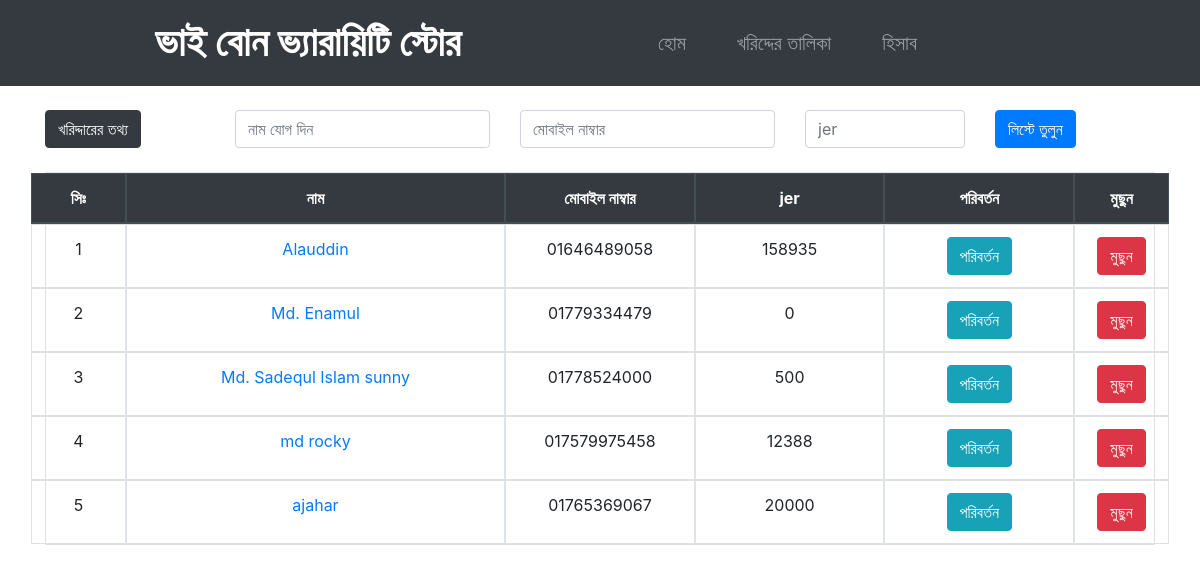
The app's page /home/c_list with its own data.
### variety_store/models.py (models this page shows, shortened)
class CreateList(models.Model):
	name = models.CharField(max_length=50)
	mobile = models.CharField(max_length=15)
	jer = models.IntegerField(default=0)

### variety_store/views.py (the view)
# urls.py: path('c_list', views.c_list, name='c_list'),
def c_list(request):
	if request.method == 'POST':
		form = Listform(request.POST or None)
		if form.is_valid():
			form.save()
		return redirect('c_list')
	else:
		all_info = CreateList.objects.all
		return render(request, 'customer_list.html', {'info':all_info})

### variety_store/templates/customer_list.html (shortened to what this page needs)
{% extends 'base.html' %}
{% load static %}
{% block content %}
<!doctype html>
<html lang="en">
  <head>
    <link rel="stylesheet" href="https://stackpath.bootstrapcdn.com/bootstrap/4.3.1/css/bootstrap.min.css">
    <link rel="stylesheet" type="text/css" href="{% static 'CSS/style.css' %}">
  </head>
  <body>
  <br>
	<div>
		<form method="POST">
			<div class="container">
			  <div class="row">
			    <div class="col-2"><button type="text" class="btn btn-dark">খরিদ্দারের তথ্য</button></div>
			    <div class="col-3"><input type="text" class="form-control" name="name" placeholder="নাম যোগ দিন"></div>
			    <div class="col-3"><input type="text" class="form-control" name="mobile" placeholder="মোবাইল নাম্বার"></div>
			    <div class="col-2"><input type="text" class="form-control" name="jer" placeholder="jer"></div>
			    <div class="col-2"><button type="submit" class="btn btn-primary">লিস্টে তুলুন</button></div>
			  </div>
		</form><br>
	</div>
	<div class="container">
		<table class="table text-center table-bordered">
		  <thead class="thead-dark">
		  	<tr class="row">
		      <th class="col-1">সিঃ</th>
		      <th class="col-4">নাম</th>
		      <th class="col-2">মোবাইল নাম্বার</th>
		      <th class="col-2">jer</th>
		      <th class="col-2">পরিবর্তন</th>
		      <th class="col-1">মুছুন</th>
		    </tr>
		  </thead>
		  <tbody>
		  	{% for obj in info %}
			    <tr class="row">
			      <td class="col-1">{{ forloop.counter }}</th>
			      <td class="col-4"><a href="{% url 'name_render' obj.id %}">{{ obj.name }}</a></td>
			      <td class="col-2">{{ obj.mobile }}</td>
			      <td class="col-2">{{ obj.jer }}</td>
			      <td class="col-2"><a href="{% url 'name_edit' obj.id %}"><button type="submit" class="btn btn-info">পরিবর্তন</button></a></td>
			      <td class="col-1"><a href="{% url 'name_delete' obj.id %}"><button type="submit" class="btn btn-danger">মুছুন</button></a></td>
			    </tr>
		    {% endfor %}
		  </tbody>
		</table>
	</div>
  </body>
</html>
{% endblock content %}

### templates/base.html (shortened to what this page needs)
{% load static %}
<!doctype html>
<html lang="en">
  <head>
    <link rel="stylesheet" href="https://stackpath.bootstrapcdn.com/bootstrap/4.3.1/css/bootstrap.min.css">
    <link rel="stylesheet" type="text/css" href="{% static 'CSS/style.css' %}">
    <nav class="navbar navbar-expand-lg navbar-dark bg-dark">
    	<div class="col-12 col-sm-6 col-md-6 text-center">
    		<header>
	    		<h1><strong> ভাই বোন ভ্যারায়িটি স্টোর</strong></h1>
	  		</header>
    	</div>
      <div class="collapse navbar-collapse col-6 col-md-6" id="navbarNav">
        <ul class="navbar-nav">
          <li class="nav-item">
            <a class="nav-link" href="{% url 'store'%}">হোম<span class="sr-only">(current)</span></a>
          </li>
          <li class="nav-item">
            <a class="nav-link" href="{% url 'c_list' %}">খরিদ্দের তালিকা</a>
          </li>
          <li class="nav-item">
            <a class="nav-link" href="{% url 'p_details' %}">হিসাব</a>
          </li>
        </ul>
      </div>
    </nav>
  </head>
  <body>
      {% block content%}
      {% endblock content %}
  </body>
</html>

### static/CSS/style.css (style rules this page uses)
header { height: 70px; color: white; text-align: center; padding: 10px; }
#navbarNav li a { margin-left: 35px; font-size: 20px; }

### records on screen
CreateList: name "Alauddin", mobile "01646489058", jer "158935"
CreateList: name "Md. Enamul", mobile "01779334479", jer "0"
CreateList: name "Md. Sadequl Islam sunny", mobile "01778524000", jer "500"
CreateList: name "md rocky", mobile "017579975458", jer "12388"
CreateList: name "ajahar", mobile "01765369067", jer "20000"
